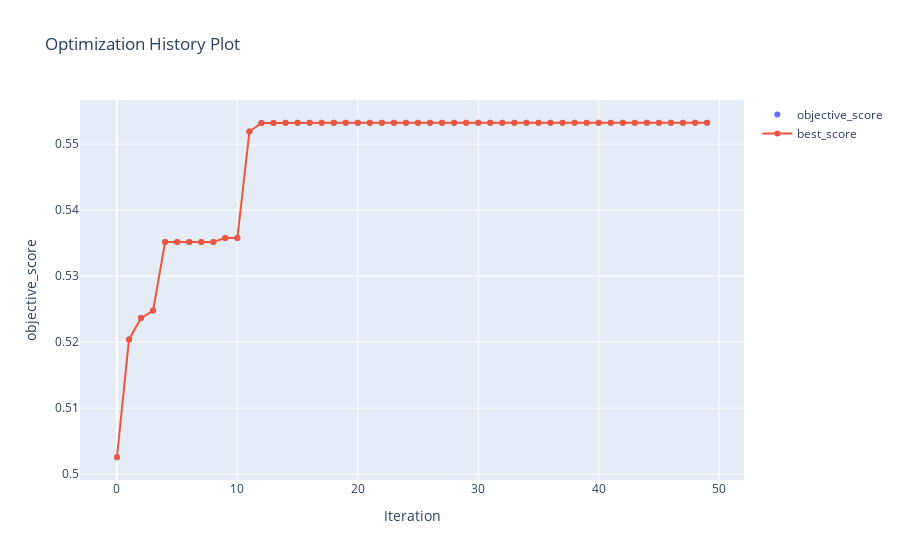

Notebook code cell kept with this figure:
### Code cell
solutions_poly_df.sort_values(by='objective_scores', ascending=False, ignore_index=True)['plot'][0]
